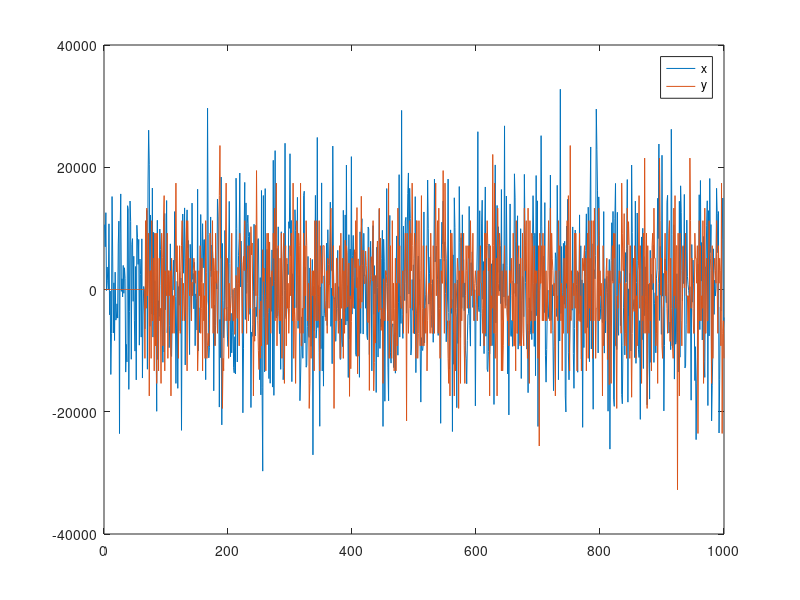

Reproduce this figure in MATLAB.
clear, clc

h = int16(randn(1,65) * 16384);
x = int16(randn(1,1000) * 10000);

for n = length(h)+1:1000
    y(n) = int32(0);
    for k = 1:65
        y(n) = y(n) + int32(h(k) * x(n-k));
    end
    
end
y = int16(y / 32);

clf
plot(x), hold on
plot(y), shg
legend('x','y')